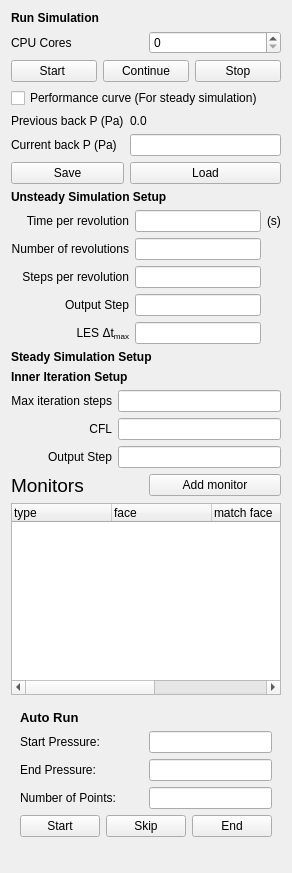
             <widget class="QWidget" name="savetab">
              <layout class="QVBoxLayout" name="verticalLayout_7">
               <item>
                <layout class="QGridLayout" name="unstead_simulation_layout_2"/>
               </item>
               <item>
                <widget class="QLabel" name="label_6">
                 <property name="text">
                  <string>&lt;html&gt;&lt;head/&gt;&lt;body&gt;&lt;p&gt;&lt;span style=&quot; font-weight:700;&quot;&gt;Run Simulation&lt;/span&gt;&lt;/p&gt;&lt;/body&gt;&lt;/html&gt;</string>
                 </property>
                </widget>
               </item>
               <item>
                <layout class="QHBoxLayout" name="horizontalLayout_5">
                 <item>
                  <widget class="QLabel" name="label_9">
                   <property name="text">
                    <string>CPU Cores</string>
                   </property>
                  </widget>
                 </item>
                 <item>
                  <widget class="QSpinBox" name="spinCPU">
                   <property name="maximum">
                    <number>9999</number>
                   </property>
                  </widget>
                 </item>
                </layout>
               </item>
               <item>
                <layout class="QHBoxLayout" name="horizontalLayout_6"/>
               </item>
               <item>
                <layout class="QGridLayout" name="unstead_simulation_layout_3">
                 <item row="2" column="0">
                  <widget class="QPushButton" name="start_simulation_button">
                   <property name="text">
                    <string>Start </string>
                   </property>
                  </widget>
                 </item>
                 <item row="2" column="1">
                  <widget class="QPushButton" name="continue_simulation_button">
                   <property name="text">
                    <string>Continue</string>
                   </property>
                  </widget>
                 </item>
                 <item row="2" column="2">
                  <widget class="QPushButton" name="stop_simulation_button">
                   <property name="text">
                    <string>Stop</string>
                   </property>
                  </widget>
                 </item>
                </layout>
               </item>
               <item>
                <widget class="QCheckBox" name="checkBox_performance">
                 <property name="text">
                  <string>Performance curve (For steady simulation)</string>
                 </property>
                </widget>
               </item>
               <item>
                <layout class="QGridLayout" name="curve_grid_layout">
                 <item row="1" column="0">
                  <widget class="QLabel" name="current_p_label">
                   <property name="text">
                    <string>Previous back P (Pa)</string>
                   </property>
                  </widget>
                 </item>
                 <item row="2" column="1">
                  <widget class="QLineEdit" name="target_p_value"/>
                 </item>
                 <item row="1" column="1">
                  <widget class="QLabel" name="current_p_value">
                   <property name="text">
                    <string>0.0</string>
                   </property>
                  </widget>
                 </item>
                 <item row="2" column="0">
                  <widget class="QLabel" name="target_p_label">
                   <property name="text">
                    <string>Current back P (Pa)</string>
                   </property>
                  </widget>
                 </item>
                 <item row="3" column="0">
                  <widget class="QPushButton" name="save_p_button">
                   <property name="text">
                    <string>Save</string>
                   </property>
                  </widget>
                 </item>
                 <item row="3" column="1">
                  <widget class="QPushButton" name="load_p_button">
                   <property name="text">
                    <string>Load</string>
                   </property>
                  </widget>
                 </item>
                </layout>
               </item>
               <item>
                <widget class="QLabel" name="unsteady_simulation_label">
                 <property name="text">
                  <string>&lt;html&gt;&lt;head/&gt;&lt;body&gt;&lt;p&gt;&lt;span style=&quot; font-weight:700;&quot;&gt;Unsteady Simulation Setup&lt;/span&gt;&lt;/p&gt;&lt;/body&gt;&lt;/html&gt;</string>
                 </property>
                </widget>
               </item>
               <item>
                <layout class="QGridLayout" name="unstead_simulation_layout">
                 <item row="4" column="1">
                  <widget class="QLineEdit" name="step_per_cycle_lineEdit">
                   <property name="text">
                    <string/>
                   </property>
                  </widget>
                 </item>
                 <item row="2" column="1">
                  <widget class="QLineEdit" name="period_lineEdit">
                   <property name="text">
                    <string/>
                   </property>
                  </widget>
                 </item>
                 <item row="5" column="0">
                  <widget class="QLabel" name="output_unsteady_label">
                   <property name="text">
                    <string>&lt;html&gt;&lt;head/&gt;&lt;body&gt;&lt;p align=&quot;right&quot;&gt;Output Step&lt;/p&gt;&lt;/body&gt;&lt;/html&gt;</string>
                   </property>
                  </widget>
                 </item>
                 <item row="5" column="1">
                  <widget class="QLineEdit" name="output_unsteady_lineEdit">
                   <property name="text">
                    <string/>
                   </property>
                  </widget>
                 </item>
                 <item row="2" column="0">
                  <widget class="QLabel" name="period_label">
                   <property name="text">
                    <string>&lt;html&gt;&lt;head/&gt;&lt;body&gt;&lt;p align=&quot;right&quot;&gt;Time per revolution&lt;/p&gt;&lt;/body&gt;&lt;/html&gt;</string>
                   </property>
                  </widget>
                 </item>
                 <item row="6" column="0">
                  <widget class="QLabel" name="label_les_dt">
                   <property name="text">
                    <string>&lt;html&gt;&lt;head/&gt;&lt;body&gt;&lt;p align=&quot;right&quot;&gt;LES Δt&lt;span style=&quot; vertical-align:sub;&quot;&gt;max&lt;/span&gt;&lt;/p&gt;&lt;/body&gt;&lt;/html&gt;</string>
                   </property>
                  </widget>
                 </item>
                 <item row="3" column="1">
                  <widget class="QLineEdit" name="n_cycle_lineEdit">
                   <property name="text">
                    <string/>
                   </property>
                  </widget>
                 </item>
                 <item row="4" column="0">
                  <widget class="QLabel" name="step_per_cycle_label">
                   <property name="text">
                    <string>&lt;html&gt;&lt;head/&gt;&lt;body&gt;&lt;p align=&quot;right&quot;&gt;Steps per revolution&lt;/p&gt;&lt;/body&gt;&lt;/html&gt;</string>
                   </property>
                  </widget>
                 </item>
                 <item row="6" column="1">
                  <widget class="QLineEdit" name="lineEdit_les_dt"/>
                 </item>
                 <item row="3" column="0">
                  <widget class="QLabel" name="n_cycle_label">
                   <property name="text">
                    <string>&lt;html&gt;&lt;head/&gt;&lt;body&gt;&lt;p align=&quot;right&quot;&gt;Number of revolutions&lt;/p&gt;&lt;/body&gt;&lt;/html&gt;</string>
                   </property>
                  </widget>
                 </item>
                 <item row="2" column="2">
                  <widget class="QLabel" name="period_unit_label">
                   <property name="text">
                    <string>&lt;html&gt;&lt;head/&gt;&lt;body&gt;&lt;p&gt;(s)&lt;/p&gt;&lt;/body&gt;&lt;/html&gt;</string>
                   </property>
                  </widget>
                 </item>
                </layout>
               </item>
               <item>
                <widget class="QLabel" name="steady_iteration_label">
                 <property name="text">
                  <string>&lt;html&gt;&lt;head/&gt;&lt;body&gt;&lt;p&gt;&lt;span style=&quot; font-weight:700;&quot;&gt;Steady Simulation Setup&lt;/span&gt;&lt;/p&gt;&lt;/body&gt;&lt;/html&gt;</string>
                 </property>
                </widget>
               </item>
               <item>
                <widget class="QLabel" name="unsteady_inner_label">
                 <property name="text">
                  <string>&lt;html&gt;&lt;head/&gt;&lt;body&gt;&lt;p&gt;&lt;span style=&quot; font-weight:700;&quot;&gt;Inner Iteration Setup&lt;/span&gt;&lt;/p&gt;&lt;/body&gt;&lt;/html&gt;</string>
                 </property>
                </widget>
               </item>
               <item>
                <layout class="QGridLayout" name="steady_simulation_layout">
                 <item row="3" column="1">
                  <widget class="QLineEdit" name="CFL_lineEdit">
                   <property name="text">
                    <string/>
                   </property>
                  </widget>
                 </item>
                 <item row="2" column="1">
                  <widget class="QLineEdit" name="iteration_step_lineEdit">
                   <property name="text">
                    <string/>
                   </property>
                  </widget>
                 </item>
                 <item row="2" column="0">
                  <widget class="QLabel" name="iteration_step_label">
                   <property name="text">
                    <string>&lt;html&gt;&lt;head/&gt;&lt;body&gt;&lt;p align=&quot;right&quot;&gt;Max iteration steps&lt;/p&gt;&lt;/body&gt;&lt;/html&gt;</string>
                   </property>
                  </widget>
                 </item>
                 <item row="3" column="0">
                  <widget class="QLabel" name="CFL_label">
                   <property name="text">
                    <string>&lt;html&gt;&lt;head/&gt;&lt;body&gt;&lt;p align=&quot;right&quot;&gt;CFL&lt;/p&gt;&lt;/body&gt;&lt;/html&gt;</string>
                   </property>
                  </widget>
                 </item>
                 <item row="4" column="1">
                  <widget class="QLineEdit" name="output_steady_lineEdit">
                   <property name="text">
                    <string/>
                   </property>
                  </widget>
                 </item>
                 <item row="4" column="0">
                  <widget class="QLabel" name="output_steady_label">
                   <property name="text">
                    <string>&lt;html&gt;&lt;head/&gt;&lt;body&gt;&lt;p align=&quot;right&quot;&gt;Output Step&lt;/p&gt;&lt;/body&gt;&lt;/html&gt;</string>
                   </property>
                  </widget>
                 </item>
                </layout>
               </item>
               <item>
                <layout class="QGridLayout" name="steady_simulation_layout_2">
                 <item row="2" column="0">
                  <widget class="QLabel" name="monitor_label">
                   <property name="text">
                    <string>&lt;html&gt;&lt;head/&gt;&lt;body&gt;&lt;p&gt;&lt;span style=&quot; font-size:14pt;&quot;&gt;Monitors&lt;/span&gt;&lt;/p&gt;&lt;/body&gt;&lt;/html&gt;</string>
                   </property>
                  </widget>
                 </item>
                 <item row="2" column="1">
                  <widget class="QPushButton" name="pushButton">
                   <property name="text">
                    <string>Add monitor</string>
                   </property>
                  </widget>
                 </item>
                </layout>
               </item>
               <item>
                <widget class="QTreeWidget" name="monitor_tree">
                 <column>
                  <property name="text">
                   <string>type</string>
                  </property>
                 </column>
                 <column>
                  <property name="text">
                   <string>face </string>
                  </property>
                 </column>
                 <column>
                  <property name="text">
                   <string>match face</string>
                  </property>
                 </column>
                 <column>
                  <property name="text">
                   <string>average type</string>
                  </property>
                 </column>
                 <column>
                  <property name="text">
                   <string>delete</string>
                  </property>
                 </column>
                </widget>
               </item>
               <item>
                <widget class="QWidget" name="widget_13" native="true">
                 <layout class="QGridLayout" name="gridLayout">
                  <item row="0" column="0">
                   <widget class="QLabel" name="label_44">
                    <property name="font">
                     <font>
                      <family>.AppleSystemUIFont</family>
                      <pointsize>10</pointsize>
                      <weight>75</weight>
                      <bold>true</bold>
                     </font>
                    </property>
                    <property name="text">
                     <string>Auto Run</string>
                    </property>
                   </widget>
                  </item>
                  <item row="1" column="0">
                   <widget class="QLabel" name="label_14">
                    <property name="text">
                     <string>Start Pressure:</string>
                    </property>
                   </widget>
                  </item>
                  <item row="1" column="2" colspan="2">
                   <widget class="QLineEdit" name="LEdit_StartPressure_AutoRun"/>
                  </item>
                  <item row="2" column="0">
                   <widget class="QLabel" name="label_15">
                    <property name="text">
                     <string>End Pressure:</string>
                    </property>
                   </widget>
                  </item>
                  <item row="2" column="2" colspan="2">
                   <widget class="QLineEdit" name="LEdit_EndPressure_AutoRun"/>
                  </item>
                  <item row="3" column="0" colspan="2">
                   <widget class="QLabel" name="label_43">
                    <property name="text">
                     <string>Number of Points:</string>
                    </property>
                   </widget>
                  </item>
                  <item row="3" column="2" colspan="2">
                   <widget class="QLineEdit" name="LEdit_NumPoints_AutoRun">
                    <property name="text">
                     <string/>
                    </property>
                   </widget>
                  </item>
                  <item row="4" column="0">
                   <widget class="QPushButton" name="Btn_Start_AutoRun">
                    <property name="text">
                     <string>Start</string>
                    </property>
                   </widget>
                  </item>
                  <item row="4" column="1" colspan="2">
                   <widget class="QPushButton" name="Btn_Skip_AutoRun">
                    <property name="text">
                     <string>Skip</string>
                    </property>
                   </widget>
                  </item>
                  <item row="4" column="3">
                   <widget class="QPushButton" name="Btn_End_AutoRun">
                    <property name="text">
                     <string>End</string>
                    </property>
                   </widget>
                  </item>
                 </layout>
                </widget>
               </item>
               <item>
                <spacer name="verticalSpacer_7">
                 <property name="orientation">
                  <enum>Qt::Vertical</enum>
                 </property>
                 <property name="sizeHint" stdset="0">
                  <size>
                   <width>20</width>
                   <height>16</height>
                  </size>
                 </property>
                </spacer>
               </item>
              </layout>
             </widget>
